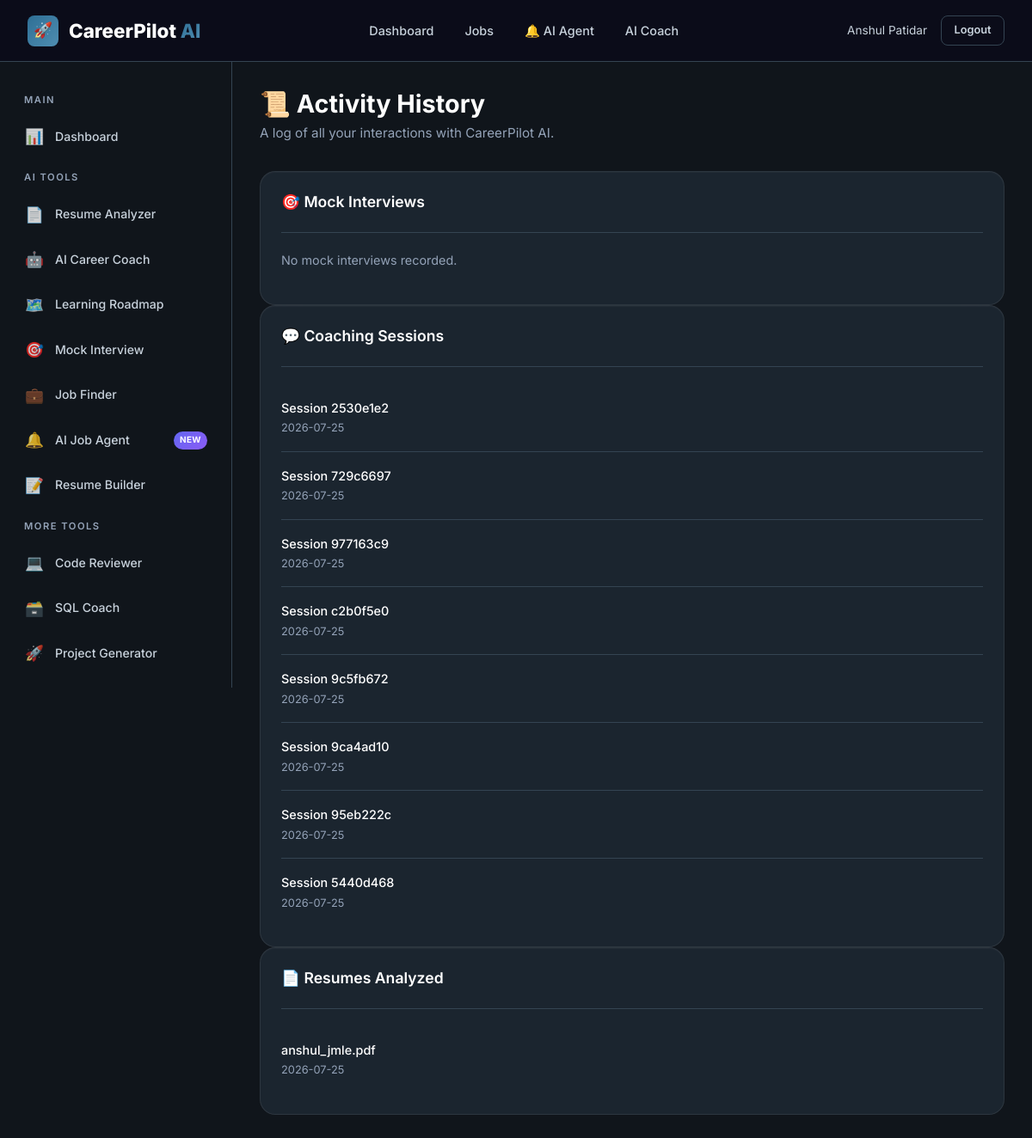
Screenshot of /profile/history (signed in) with the database file from the repository.
### tables this page shows
CREATE TABLE chat_sessions (
            session_id TEXT PRIMARY KEY,
            user_id INTEGER NOT NULL,
            title TEXT DEFAULT 'New Conversation',
            is_pinned INTEGER DEFAULT 0,
            is_archived INTEGER DEFAULT 0,
            created_at TIMESTAMP DEFAULT CURRENT_TIMESTAMP,
            updated_at TIMESTAMP DEFAULT CURRENT_TIMESTAMP,
            FOREIGN KEY (user_id) REFERENCES users(id) ON DELETE CASCADE
        );

CREATE TABLE resumes (
    id INTEGER PRIMARY KEY AUTOINCREMENT,
    user_id INTEGER NOT NULL,
    filename TEXT NOT NULL,
    original_name TEXT NOT NULL,
    file_size INTEGER DEFAULT 0,
    raw_text TEXT DEFAULT '',
    parsed_data TEXT DEFAULT '{}',
    is_primary INTEGER DEFAULT 0,
    uploaded_at TIMESTAMP DEFAULT CURRENT_TIMESTAMP,
    FOREIGN KEY (user_id) REFERENCES users(id) ON DELETE CASCADE
);

### backend/routes/profile.py (the view)
@profile_bp.route('/history')
@login_required
def history():
    user_id = session['user_id']
    from backend.models.resume import ResumeModel
    from backend.models.job import JobModel
    from backend.models.interview import InterviewModel
    chats      = ChatModel.get_user_sessions(user_id)
    resumes    = ResumeModel.get_by_user(user_id)
    interviews = InterviewModel.get_by_user(user_id)
    return render_template('profile/history.html',
                           chats=chats, resumes=resumes, interviews=interviews)

### backend/database/db.py (called while the page is built)
def get_db_path() -> str:
    base_dir = os.path.dirname(os.path.dirname(os.path.dirname(os.path.abspath(__file__))))
    return os.path.join(base_dir, DATABASE_PATH)

def get_connection(db_path: Optional[str] = None) -> sqlite3.Connection:
    path = db_path or get_db_path()
    conn = sqlite3.connect(path)
    conn.row_factory = sqlite3.Row
    conn.execute("PRAGMA foreign_keys = ON")
    conn.execute("PRAGMA journal_mode = WAL")
    return conn

@contextmanager
def get_db(db_path: Optional[str] = None):
    conn = get_connection(db_path)
    try:
        yield conn
        conn.commit()
    except Exception:
        conn.rollback()
        raise
    finally:
        conn.close()

def execute_query(query: str, params: tuple = (), db_path: Optional[str] = None) -> list[dict]:
    with get_db(db_path) as db:
        cursor = db.execute(query, params)
        rows = cursor.fetchall()
        return [dict(row) for row in rows]

### backend/models/chat.py (called while the page is built)
    @staticmethod
    def get_user_sessions(user_id: int, module: str = None) -> list[dict]:
        return execute_query(
            """
            SELECT
                cs.session_id,
                cs.title,
                cs.is_pinned,
                cs.is_archived,
                cs.created_at as session_created_at,
                cs.updated_at,
                MIN(ch.created_at) as started_at,
                MAX(ch.created_at) as last_message,
                COUNT(ch.id) as message_count
            FROM chat_sessions cs
            LEFT JOIN chat_history ch ON cs.session_id = ch.session_id
            WHERE cs.user_id = ? AND cs.is_archived = 0
            GROUP BY cs.session_id
            ORDER BY cs.is_pinned DESC, cs.updated_at DESC
            """,
            (user_id,)
        )

### backend/models/interview.py (called while the page is built)
    @staticmethod
    def get_by_user(user_id: int, limit: int = 20) -> list[dict]:
        return execute_query(
            """SELECT *, conducted_at AS created_at FROM interview_history WHERE user_id = ?
               ORDER BY conducted_at DESC LIMIT ?""",
            (user_id, limit)
        )

### backend/models/resume.py (called while the page is built)
    @staticmethod
    def get_by_user(user_id: int) -> list[dict]:
        return execute_query(
            "SELECT *, uploaded_at AS created_at FROM resumes WHERE user_id = ? ORDER BY uploaded_at DESC",
            (user_id,)
        )

### templates/profile/history.html
{% extends "base.html" %}
{% block content %}
{% include "components/sidebar.html" %}
<main class="main-content">
    <div class="page-header reveal">
        <h1>📜 Activity History</h1>
        <p class="page-subtitle">A log of all your interactions with CareerPilot AI.</p>
    </div>
    <div class="grid-3 reveal delay-1">
        <div class="card">
            <div class="card-header">
                <h3 class="card-title">🎯 Mock Interviews</h3>
            </div>
            {% if interviews %}
                <ul class="activity-list">
                    {% for item in interviews[:10] %}
                    <li class="activity-item">
                        <div class="activity-content">
                            <div class="flex-between">
                                <div class="activity-title">{{ item.role }}</div>
                                <span>Score: {{ item.overall_score }}</span>
                            </div>
                            <div class="activity-desc">{{ item.created_at.split(' ')[0] if item.created_at else 'Unknown' }} • {{ item.difficulty | title }}</div>
                        </div>
                    </li>
                    {% endfor %}
                </ul>
            {% else %}
                <p style="color: var(--text-tertiary); font-size: 0.9rem;">No mock interviews recorded.</p>
            {% endif %}
        </div>
        <div class="card">
            <div class="card-header">
                <h3 class="card-title">💬 Coaching Sessions</h3>
            </div>
            {% if chats %}
                <ul class="activity-list">
                    {% for item in chats[:10] %}
                    <li class="activity-item">
                        <div class="activity-content">
                            <div class="activity-title text-truncate" style="max-width: 250px;">Session {{ item.session_id[:8] }}</div>
                            <div class="activity-desc">{{ item.started_at.split(' ')[0] if item.started_at else 'Unknown' }}</div>
                        </div>
                    </li>
                    {% endfor %}
                </ul>
            {% else %}
                <p style="color: var(--text-tertiary); font-size: 0.9rem;">No chat history.</p>
            {% endif %}
        </div>
        <div class="card">
            <div class="card-header">
                <h3 class="card-title">📄 Resumes Analyzed</h3>
            </div>
            {% if resumes %}
                <ul class="activity-list">
                    {% for item in resumes[:10] %}
                    <li class="activity-item">
                        <div class="activity-content">
                            <div class="activity-title">{{ item.original_name }}</div>
                            <div class="activity-desc">{{ item.uploaded_at.split(' ')[0] if item.uploaded_at else 'Unknown' }}</div>
                        </div>
                    </li>
                    {% endfor %}
                </ul>
            {% else %}
                <p style="color: var(--text-tertiary); font-size: 0.9rem;">No resumes uploaded.</p>
            {% endif %}
        </div>
    </div>
</main>
{% endblock %}

### static/css/main.css (style rules this page uses)
:root { --primary: #2E6F95; --primary-light: #4F8DB1; --primary-dark: #1E5678; --primary-glow: rgba(46, 111, 149, 0.25); --accent: #D9A441; --accent-light: #E8C66D; --accent-dark: #B98524; --accent-glow: rgba(217, 164, 65, 0.20); --bg-primary: #10151B; --bg-secondary: #17212B; --bg-tertiary: #202B36; --bg-card: #232F3B; --bg-card-hover: #2A3847; --bg-input: #1B2631; --bg-glass: rgba(35, 47, 59, 0.70); --text-primary: #FFFFFF; --text-secondary: #C8D2DC; --text-tertiary: #94A3B8; --text-muted: #718096; --border: #344452; --border-light: rgba(255,255,255,0.05); --border-active: var(--primary); --success: #3BA55C; --warning: #F4B942; --danger: #E25555; --info: #5DA9E9; --shadow-sm: 0 2px 6px rgba(0,0,0,.18); --shadow-md: 0 8px 24px rgba(0,0,0,.28); --shadow-lg: 0 18px 50px rgba(0,0,0,.45); --shadow-glow: 0 0 35px rgba(46,111,149,.18); --shadow-card: inset 0 1px 0 rgba(255,255,255,.03); --glass-bg: rgba(35,47,59,.65); --glass-border: rgba(255,255,255,.08); --glass-blur: blur(24px); --font-primary: "Inter", -apple-system, BlinkMacSystemFont, "Segoe UI", sans-serif; --font-mono: "JetBrains Mono", monospace; --sidebar-width: 270px; --navbar-height: 72px; --radius-xs: 4px; --radius-sm: 8px; --radius-md: 12px; --radius-lg: 18px; --radius-xl: 24px; --radius-2xl: 32px; --radius-full: 999px; --transition-fast: .15s ease; --transition-normal: .30s ease; --transition-slow: .50s ease; --gradient-primary: linear-gradient( 135deg, #2E6F95 0%, #4F8DB1 100% ); --gradient-accent: linear-gradient( 135deg, #D9A441 0%, #E8C66D 100% ); --gradient-card: linear-gradient( 180deg, rgba(255,255,255,.03), rgba(255,255,255,.01) ); --gradient-bg: radial-gradient( circle at top right, rgba(46,111,149,.08), transparent 40% ), radial-gradient( circle at bottom left, rgba(217,164,65,.05), transparent 35% ); --btn-primary-bg: var(--gradient-primary); --btn-primary-hover: linear-gradient( 135deg, #3C7CA3, #5C99BD ); --btn-primary-text: #FFFFFF; --btn-secondary-bg: var(--gradient-accent); --btn-secondary-text: #1A1A1A; --hero-overlay: linear-gradient( 135deg, rgba(16,21,27,.92), rgba(23,33,43,.90) ); --chart-1: #2E6F95; --chart-2: #D9A441; --chart-3: #5DA9E9; --chart-4: #6BCB77; --chart-5: #F4B942; --chart-6: #E25555; --scrollbar-bg: #17212B; --scrollbar-thumb: #344452; --scrollbar-hover: #2E6F95; }
*, *::before, *::after { margin: 0; padding: 0; box-sizing: border-box; }
html { scroll-behavior: smooth; -webkit-font-smoothing: antialiased; -moz-osx-font-smoothing: grayscale; }
body { font-family: var(--font-primary); background: var(--bg-primary); color: var(--text-primary); line-height: 1.6; min-height: 100vh; overflow-x: hidden; }
h1, h2, h3, h4, h5, h6 { font-weight: 700; line-height: 1.2; margin-bottom: 0.5em; color: var(--text-primary); }
h1 { font-size: 2.5rem; }
h3 { font-size: 1.5rem; }
p { color: var(--text-secondary); margin-bottom: 1rem; }
.main-content { margin-left: var(--sidebar-width); margin-top: var(--navbar-height); padding: 2rem; min-height: calc(100vh - var(--navbar-height)); }
.page-header { margin-bottom: 2rem; }
.page-header h1 { font-size: 1.8rem; font-weight: 700; margin-bottom: 0.25rem; }
.page-header .page-subtitle { color: var(--text-tertiary); font-size: 0.95rem; }
.grid-3 { grid-template-columns: repeat(3, 1fr); }

### static/css/components.css (style rules this page uses)
.card { background: var(--glass-bg); backdrop-filter: var(--glass-blur); -webkit-backdrop-filter: var(--glass-blur); border: 1px solid var(--glass-border); border-radius: var(--radius-lg); padding: 1.5rem; box-shadow: var(--shadow-card); transition: all var(--transition-normal); }
.card-header { display: flex; align-items: center; justify-content: space-between; margin-bottom: 1.25rem; padding-bottom: 1rem; border-bottom: 1px solid var(--border); }
.card-title { font-size: 1.1rem; font-weight: 600; color: var(--text-primary); }

### static/css/dashboard.css (style rules this page uses)
.activity-list { list-style: none; }
.activity-item { display: flex; align-items: flex-start; gap: 1rem; padding: 1rem 0; border-bottom: 1px solid var(--border); }
.activity-item:last-child { border-bottom: none; }
.activity-content { flex: 1; }
.activity-content .activity-title { font-size: 0.9rem; font-weight: 500; color: var(--text-primary); margin-bottom: 0.15rem; }
.activity-content .activity-desc { font-size: 0.8rem; color: var(--text-tertiary); }

### static/css/animations.css (style rules this page uses)
.reveal { opacity: 0; transform: translateY(30px); transition: all 0.6s ease; }
.reveal.visible { opacity: 1; transform: translateY(0); }
.delay-1 { transition-delay: 0.1s !important; }

### rows the page displays
chat_sessions: session_id "2530e1e2", started_at "2026-07-25"
chat_sessions: session_id "729c6697", started_at "2026-07-25"
chat_sessions: session_id "977163c9", started_at "2026-07-25"
chat_sessions: session_id "c2b0f5e0", started_at "2026-07-25"
chat_sessions: session_id "9c5fb672", started_at "2026-07-25"
chat_sessions: session_id "9ca4ad10", started_at "2026-07-25"
chat_sessions: session_id "95eb222c", started_at "2026-07-25"
chat_sessions: session_id "5440d468", started_at "2026-07-25"
resumes: original_name "anshul_jmle.pdf", uploaded_at "2026-07-25"

### other values shown
{{ current_user.full_name }} "Anshul Patidar"
